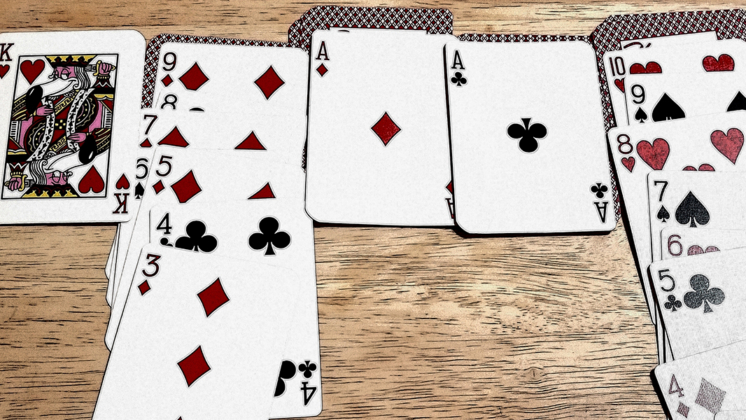
//> input picture Resources/card.jpg, 746 x 420 px
$ ./Chapter6   (built with g++ and OpenCV 4)
//> lines starting //> are read from the running program, lines starting //| are printed output that depends on the picture; after the words box and inside, x2 and y2 are one past the last pixel; in counts of white or black regions, pixels touching at a corner belong together

#include <opencv2/highgui.hpp>
#include <opencv2/imgproc.hpp>
#include <opencv2/imgcodecs.hpp>
#include <iostream>
using namespace std;
using namespace cv;

//-----------------Color Detection-----------------//
Mat imgHSV, mask;
int hmin = 0, smin = 0, vmin = 146;
int hmax = 179, smax = 255, vmax = 255;
void main() {
	string path = "Resources/card.jpg";
	Mat img = imread(path);
//> img is the input picture: 420 rows x 746 cols, CV_8UC3; mean B, G, R 174.2, 184.4, 197.5
	cvtColor(img, imgHSV, COLOR_BGR2HSV);
//> imgHSV: 420 rows x 746 cols, CV_8UC3; mean H, S, V 17.5, 40, 197.6
	namedWindow("Trackbars", (640, 200));
	createTrackbar("Hue min", "Trackbars", &hmin, 179);
	createTrackbar("Hue max", "Trackbars", &hmax, 179);
	createTrackbar("Sat min", "Trackbars", &smin, 255);
	createTrackbar("Sat max", "Trackbars", &smax, 255);
	createTrackbar("Val min", "Trackbars", &vmin, 255);
	createTrackbar("Val max", "Trackbars", &vmax, 255);
	while (1) {
		Scalar lower(hmin, smin, vmin);
		Scalar upper(hmax, smax, vmax);
		inRange(imgHSV, lower, upper, mask);
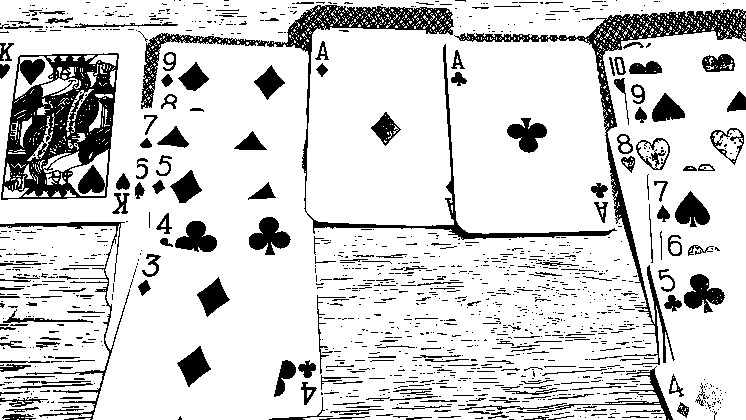
//> mask: 420 rows x 746 cols, CV_8UC1; 83% white; 1237 black regions (1013 under 20 px), largest, box (x1, y1, x2, y2) and area: (1, 53, 119, 200) 9932, (141, 5, 617, 240) 6873, (454, 9, 746, 365) 6154
		imshow("img ", img);
		imshow("imgHSV ", imgHSV);
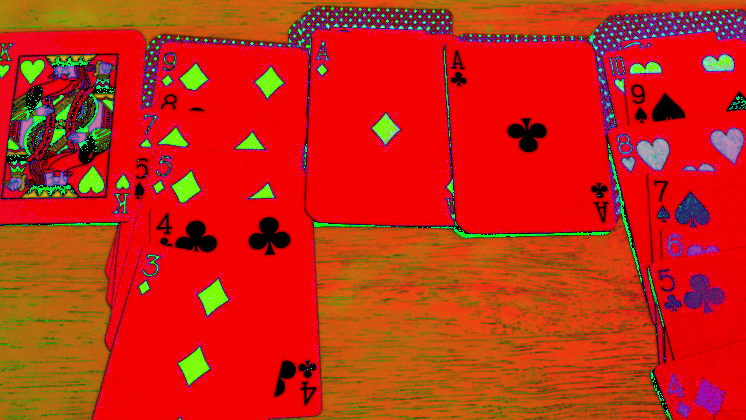
//> window 'imgHSV ': 420 rows x 746 cols, CV_8UC3; mean B, G, R 17.5, 40, 197.6
		imshow("imgMask ", mask);
		waitKey(1);
	}

}

$ run again, with Resources/avt.jpg copied over Resources/card.jpg
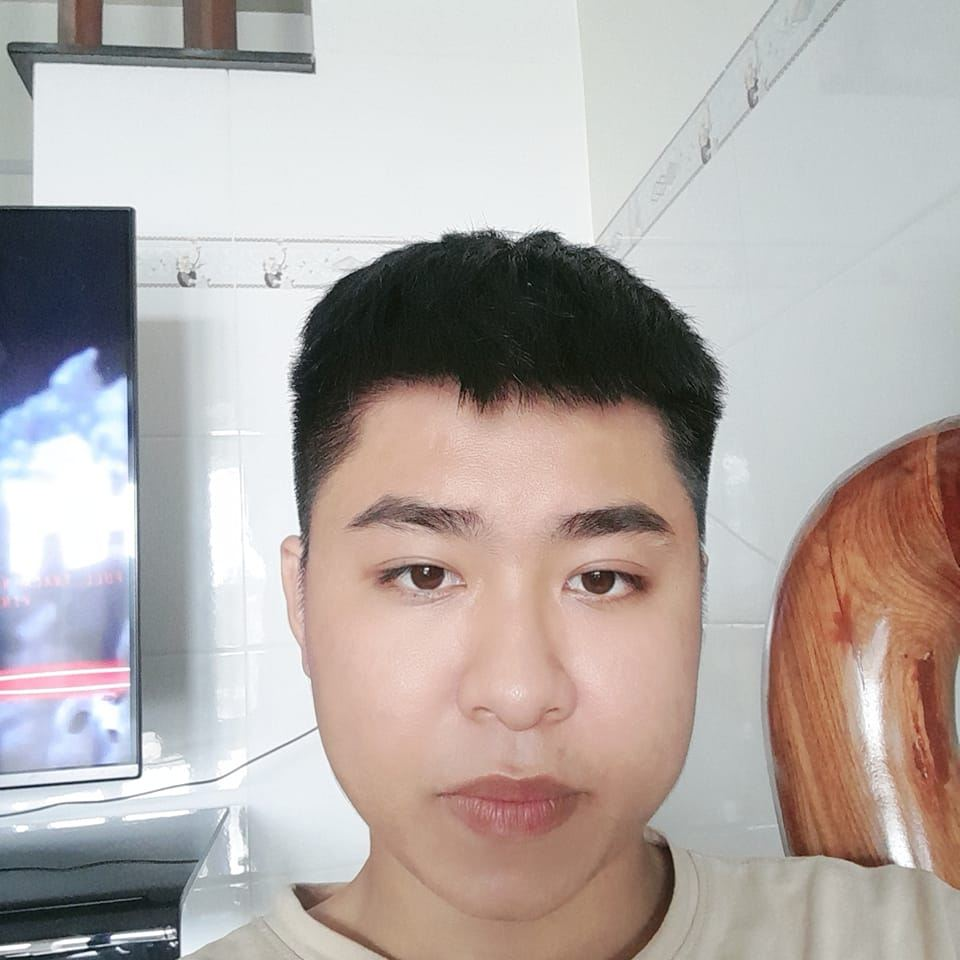
//> input picture Resources/avt.jpg, 960 x 960 px
//> img is the input picture: 960 rows x 960 cols, CV_8UC3; mean B, G, R 166.9, 170.1, 178.4
//> imgHSV: 960 rows x 960 cols, CV_8UC3; mean H, S, V 63.3, 39.8, 185.1
//> `inRange(imgHSV, lower, upper, mask);`:
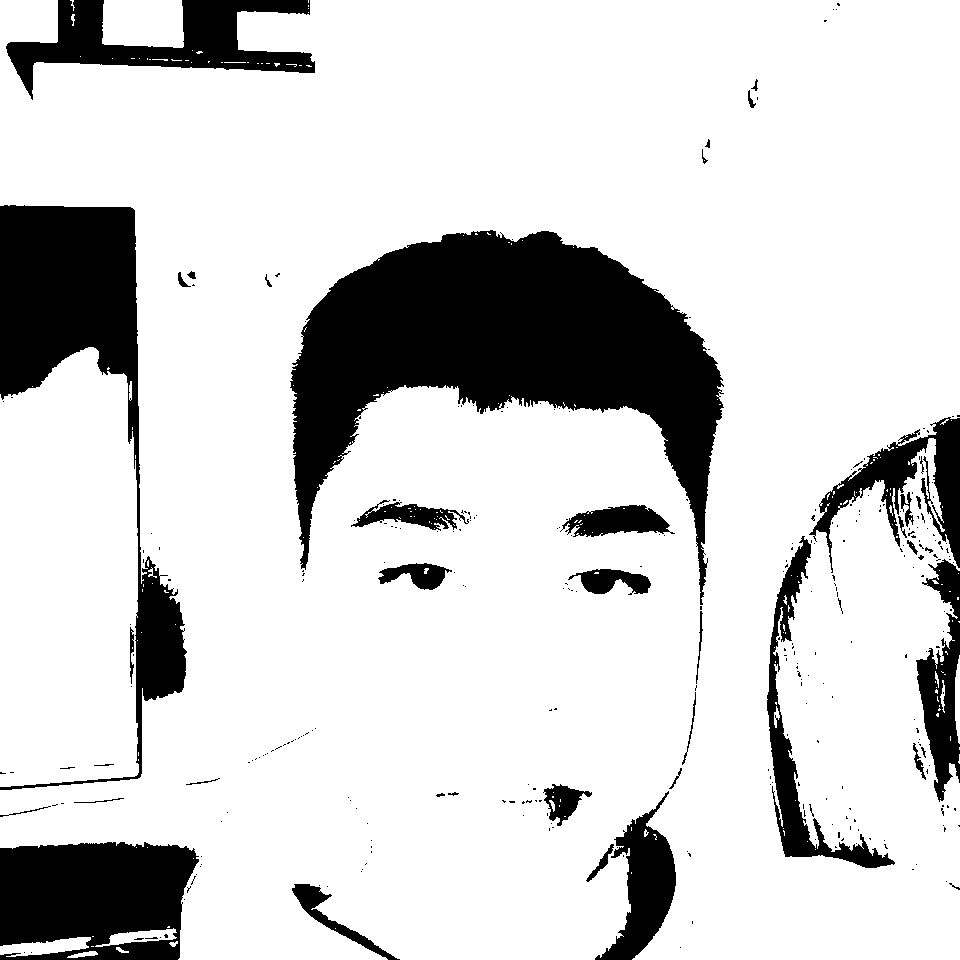
//> mask: 960 rows x 960 cols, CV_8UC1; 82.1% white; 318 black regions (276 under 20 px), largest, box (x1, y1, x2, y2) and area: (290, 230, 724, 605) 67831, (0, 205, 187, 790) 29920, (0, 842, 199, 960) 19325
//> `imshow("imgHSV ", imgHSV);`:
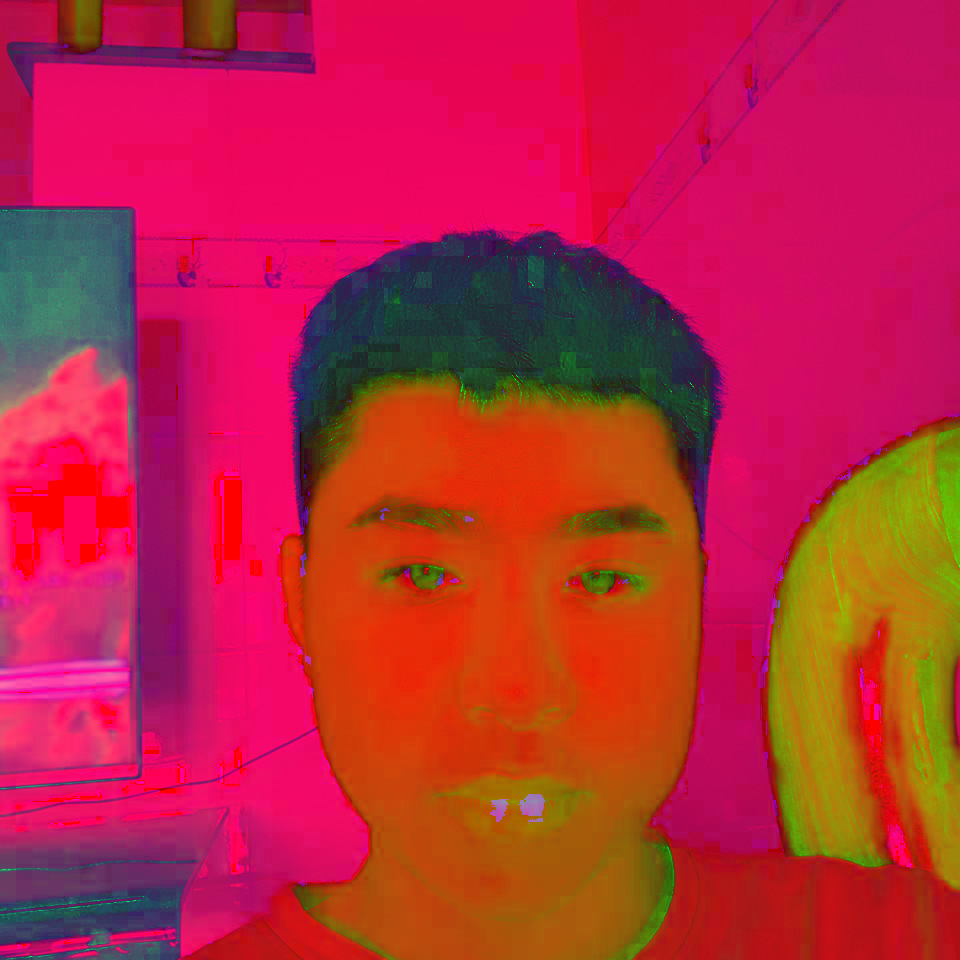
//> window 'imgHSV ': 960 rows x 960 cols, CV_8UC3; mean B, G, R 63.3, 39.8, 185.1
